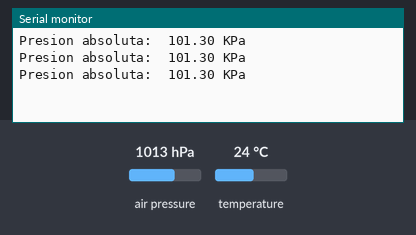
A sketch run on a simulated Arduino Uno, built with avr-gcc and run on an emulated ATmega328P. On the bench: the last lines printed to the serial monitor. Inputs (shaded band) come from the test bench; at power-on: air pressure 1013 hPa, temperature 24 °C.

Above: at 1.3 s.
1.4 s: air pressure set to 952 hPa
At 2.1 s:
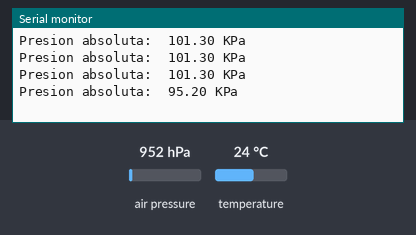
2.9 s: air pressure set to 975 hPa
At 3.7 s:
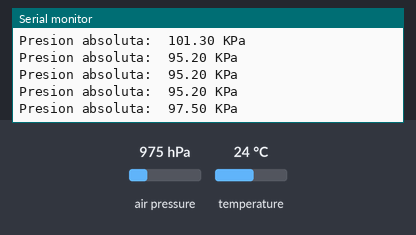
Timing chart, 0 to 5.9 s (numbered marks = the images above; inputs shaded):
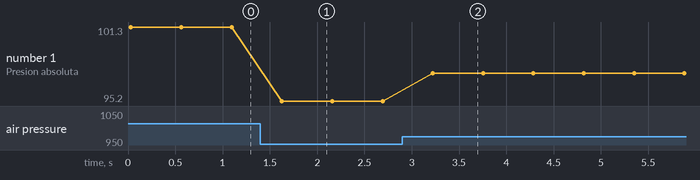

Measured:
- after the input at 1.4 s, the serial monitor: prints a new line after 0.23 s (image 1)
- after the input at 2.9 s, the serial monitor: prints a new line after 0.32 s (image 2)
- plotted number 1: 101.3 → 95.2 after the input at 1.4 s, 95.2 → 97.5 after the input at 2.9 s

The sketch:

sensor-presion.ino
```cpp
#include <SFE_BMP180.h>
#include <Wire.h>

char status;
double tem,presion;

SFE_BMP180 sensorPresion;

void setup()
{
  Serial.begin(9600);
  sensorPresion.begin();
}
void loop()
{
  status = sensorPresion.startTemperature();
  delay(status);
  sensorPresion.getTemperature(tem);
  status = sensorPresion.startPressure(3);
  delay(status);
  sensorPresion.getPressure(presion,tem);
  Serial.print("Presion absoluta:  ");
  Serial.print(presion*0.1,2);
  Serial.println( " KPa");
  delay(500);
}
```
